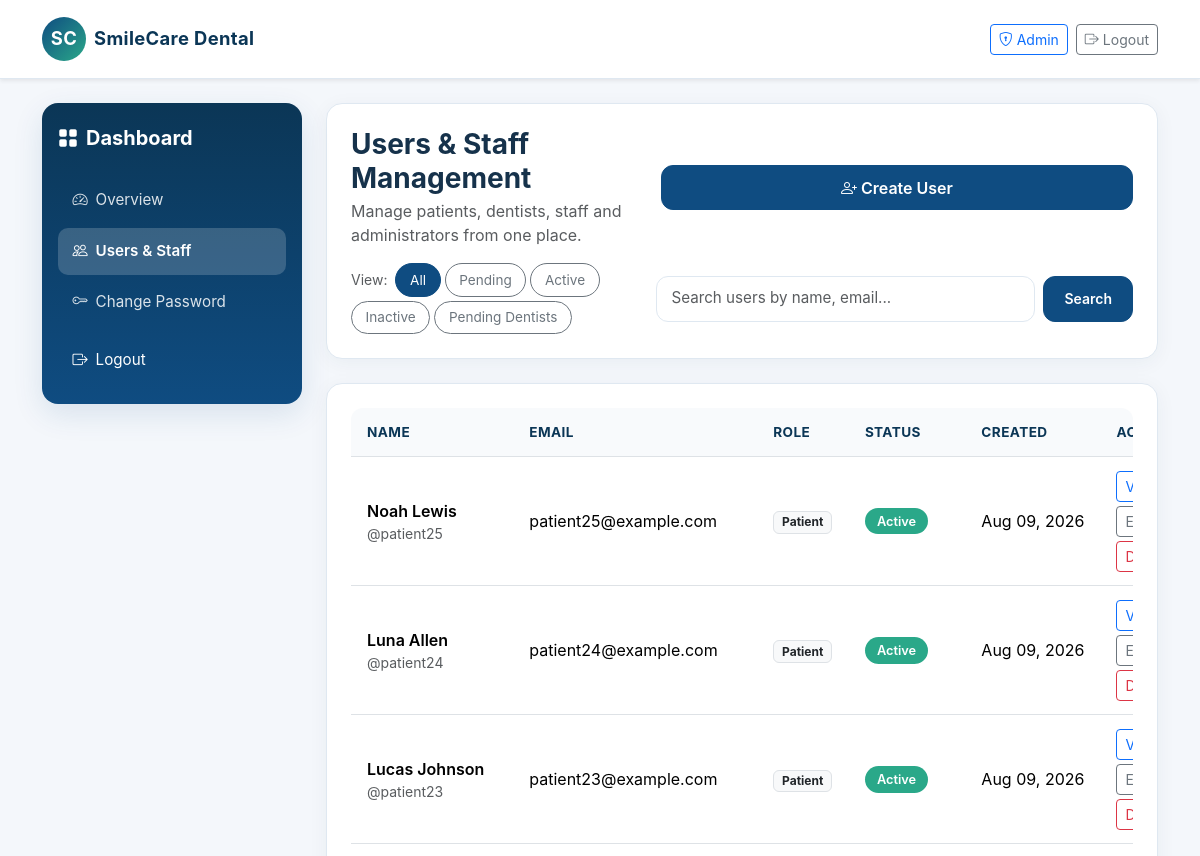
/dashboard/admin/users/ (signed in, upper part), run on an earlier commit of the app's database.
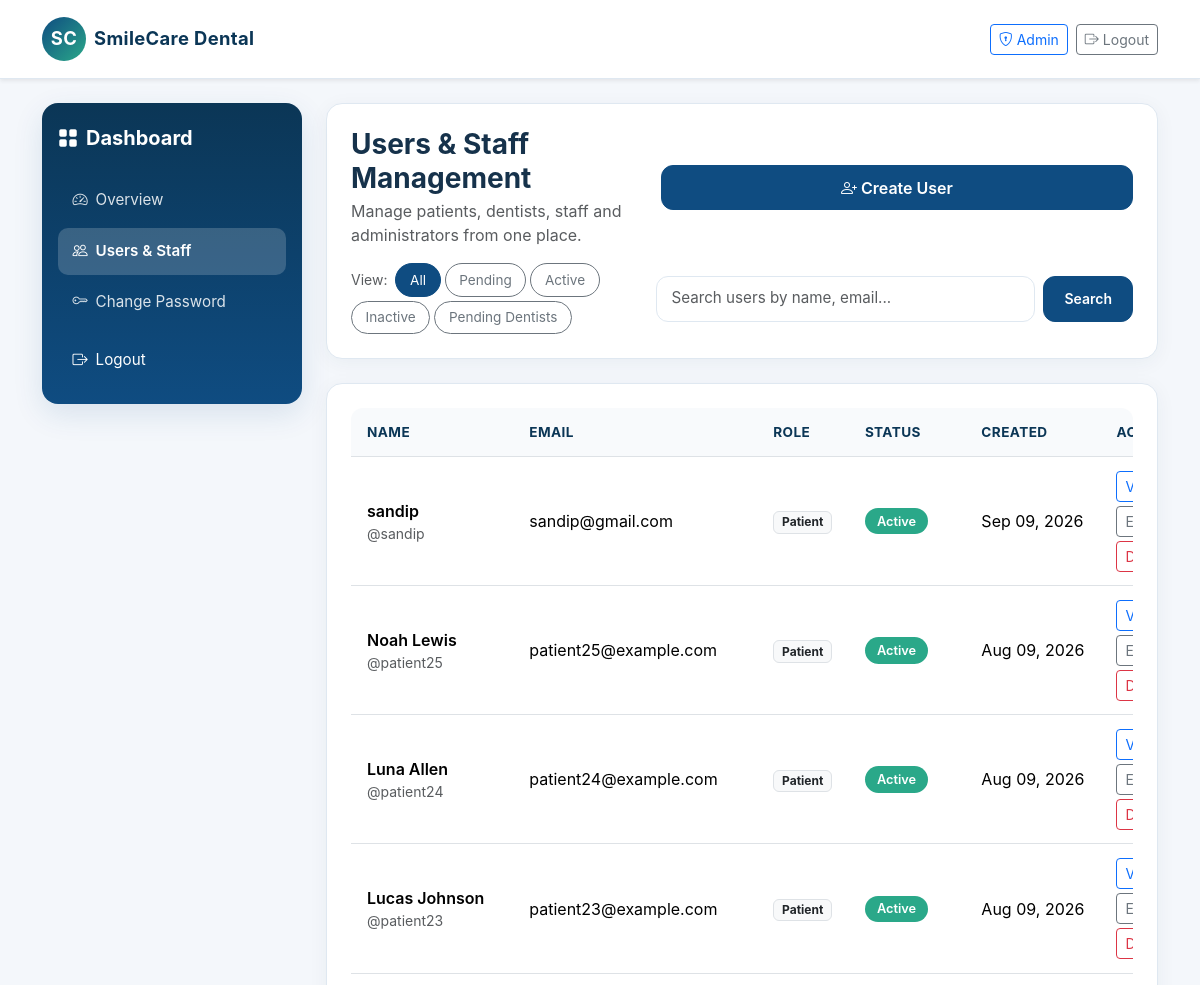
And on a later commit of the database.
### accounts/models.py (models this page shows, shortened)
class User(AbstractUser):
    ROLE_CHOICES = (
        ('patient', 'Patient'),
        ('staff', 'Staff'),
        ('dentist', 'Dentist'),
        ('admin', 'Admin'),
    )
    ACCOUNT_STATUS_CHOICES = (
        ('pending', 'Pending'),
        ('approved', 'Approved'),
        ('rejected', 'Rejected'),
    )
    role = models.CharField(max_length=20, choices=ROLE_CHOICES, default='patient')
    phone = models.CharField(max_length=20, blank=True)
    account_status = models.CharField(max_length=20, choices=ACCOUNT_STATUS_CHOICES, default='approved')
    def is_patient(self):
        return self.role == 'patient'
    def is_staff_role(self):
        return self.role in {'staff', 'admin'}
    def is_dentist(self):
        return self.role == 'dentist'
    def is_admin(self):
        return self.role == 'admin'
    def is_dentist_approved(self):
        return self.is_dentist() and self.is_active and self.account_status == 'approved'
    def status_label(self):
        if not self.is_active:
            return 'Inactive'
        if self.role == 'dentist':
            return self.get_account_status_display()
        return 'Active'

### dashboard/views.py (the view, shortened to what this page needs)
# urls.py: path('dashboard/admin/users/', admin_users, name='admin_users'),
@login_required
def admin_users(request):
    if not request.user.is_admin():
        return render(request, 'dashboard/access_denied.html')
    tab = request.GET.get('tab', 'all')
    q = request.GET.get('q', '').strip()
    queryset = User.objects.all().order_by('-date_joined')
    if tab == 'pending':
        queryset = queryset.filter(is_active=False)
    elif tab == 'active':
        queryset = queryset.filter(is_active=True)
    elif tab == 'inactive':
        queryset = queryset.filter(is_active=False)
    elif tab == 'pending_dentists':
        queryset = queryset.filter(role='dentist', account_status='pending')
    users = list(queryset)
    dentist_profiles = Dentist.objects.filter(user__in=users)
    dentist_map = {dentist.user_id: dentist for dentist in dentist_profiles}
    for user in users:
        user.dentist_profile = dentist_map.get(user.pk)
    context = {'users': users, 'tab': tab, 'q': q}
    return render(request, 'dashboard/admin_users.html', context)

### templates/dashboard/admin_users.html (shortened to what the changed rows need)
{% extends 'base.html' %}
{% block content %}
<div class="dashboard-shell">
    <div class="main-panel">
        <div class="card-soft p-3 p-md-4">
            <div class="table-responsive">
                <table class="table align-middle text-nowrap">
                    <thead>
                        <tr>
                            <th>Name</th>
                            <th>Email</th>
                            <th>Role</th>
                            <th>Status</th>
                            <th>Created</th>
                            <th>Actions</th>
                        </tr>
                    </thead>
                    <tbody>
                        {% for user in users %}
                        <tr>
                            <td>
                                <div class="fw-semibold">{{ user.get_full_name|default:user.username }}</div>
                                <div class="text-muted small">@{{ user.username }}</div>
                            </td>
                            <td>{{ user.email }}</td>
                            <td><span class="badge bg-light text-dark border">{{ user.get_role_display }}</span></td>
                            <td><span class="pill pill-success">{{ user.status_label }}</span></td>
                            <td>{{ user.date_joined|date:'M d, Y' }}</td>
                            <td>
                                <div class="d-flex flex-wrap gap-1">
                                    <a class="btn btn-sm btn-outline-primary" href="{% url 'admin_user_detail' user.pk %}">View</a>
                                    <a class="btn btn-sm btn-outline-secondary" href="{% url 'admin_edit_user' user.pk %}">Edit</a>
                                    <a class="btn btn-sm btn-outline-danger" data-swal-confirm href="{% url 'delete_user' user.pk %}" data-title="Delete User" data-text="This will permanently remove the user. Continue?" data-confirm-button-text="Delete">Delete</a>
                                </div>
                            </td>
                        </tr>
                        {% empty %}
                        <tr><td colspan="6"><div class="empty-state py-4">No users found.</div></td></tr>
                        {% endfor %}
                    </tbody>
                </table>
            </div>
        </div>
    </div>
</div>
{% endblock %}

What changed in the data, as far as the page shows it:
added User: get_full_name "sandip", username "sandip", email "sandip@gmail.com", role "Patient", status_label "Active", date_joined "Sep 09, 2026"
